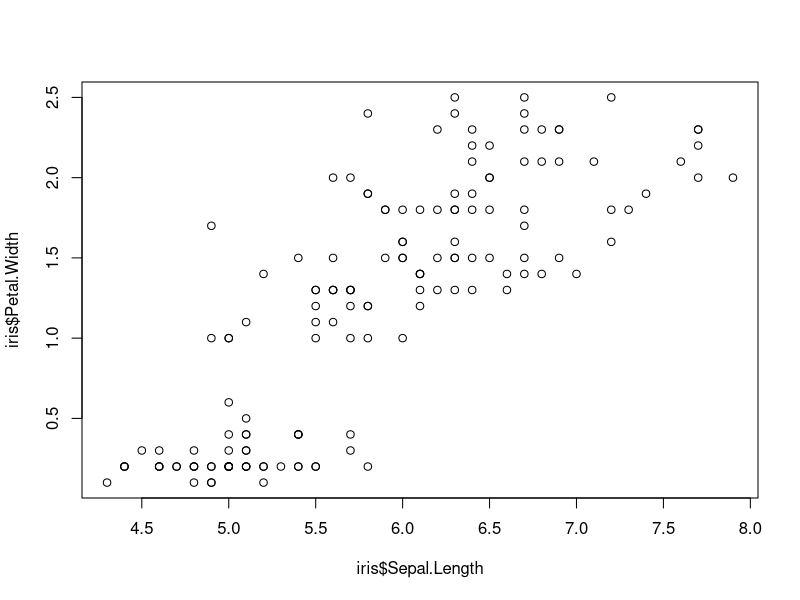
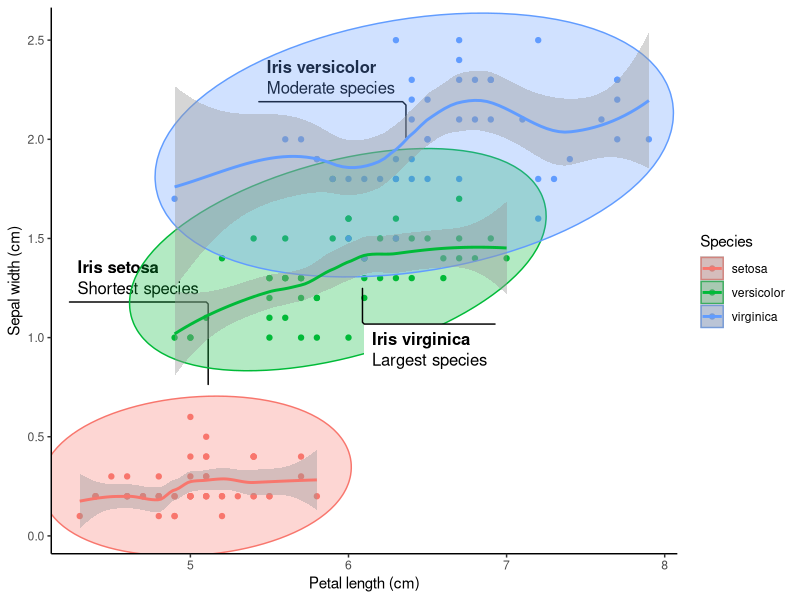
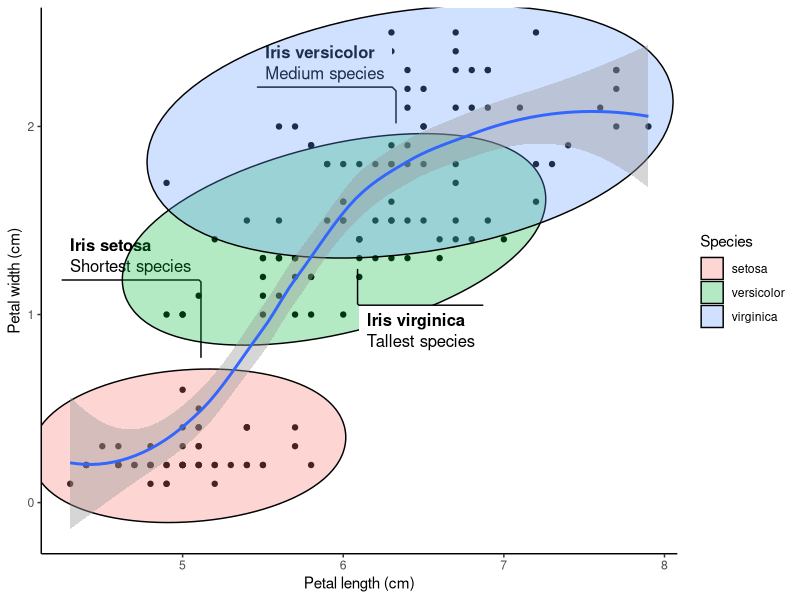
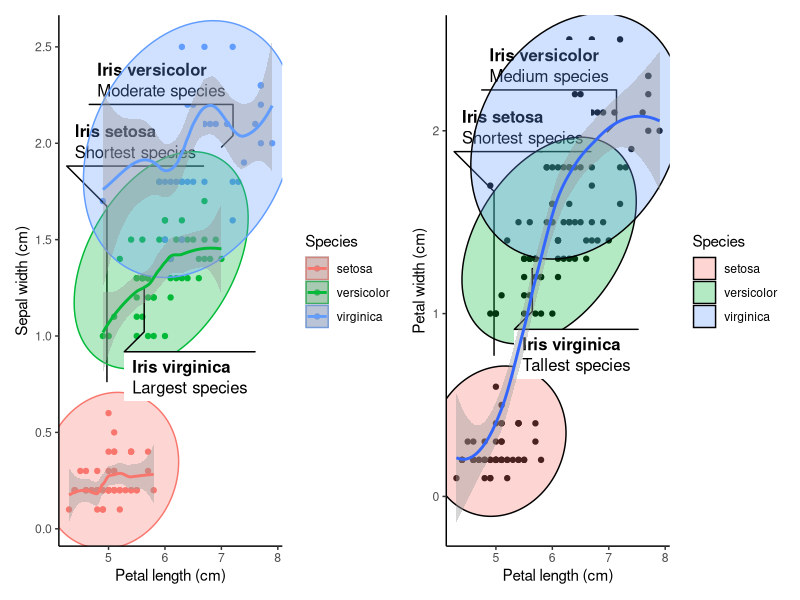
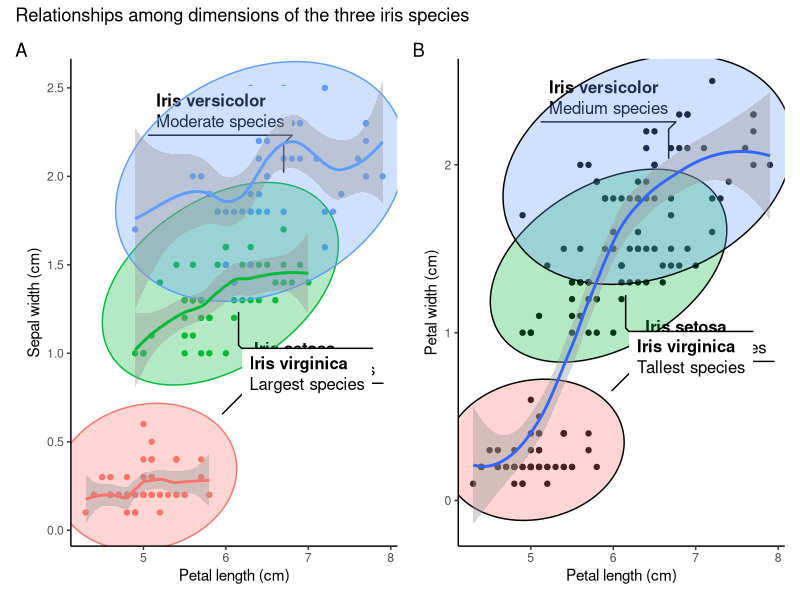
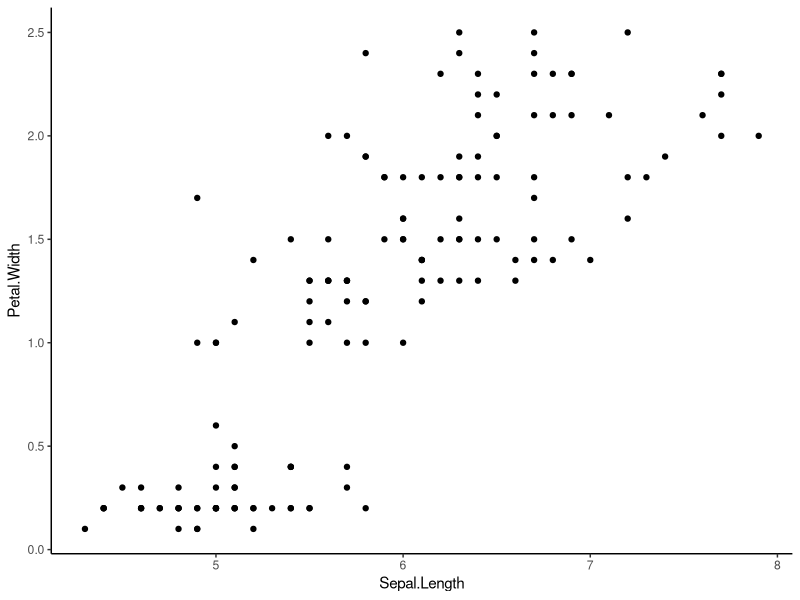
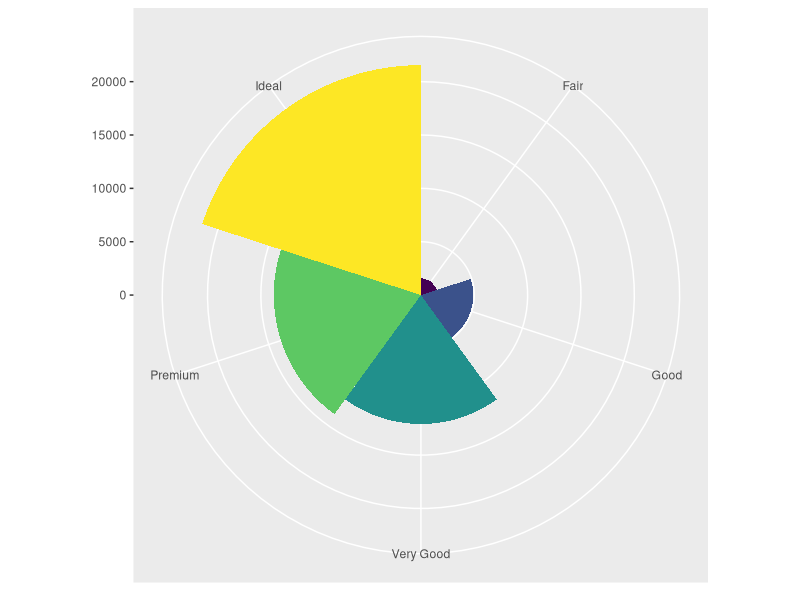
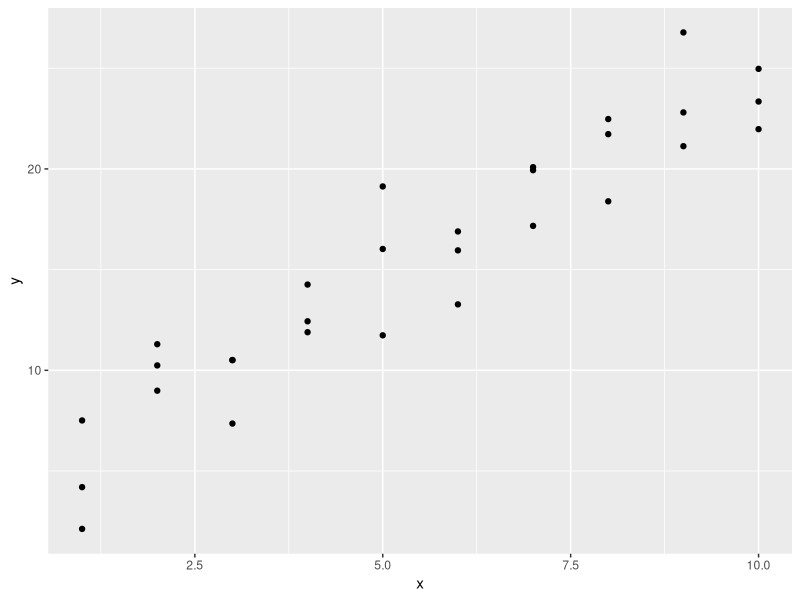

Reproduce these figures in R, in order.
# IRIS PLOT ----

# I will use three packages in this plotting exercise

# Install them in case you still don't have them already

# install.packages("patchwork")
# install.packages("ggforce")
# install.packages("ggplot2")

# Let me load the packages using library() function.

library(modelr)
library(patchwork)
library(ggforce)
library(ggplot2)
library(tidyverse)

str(iris) # Checking the structure of the dataset. Returned in Console.


plot(iris$Sepal.Length, iris$Petal.Width) # Basic plot within the R base.

# Creating the first plot of the iris data.

separate_smooth <- ggplot(data = iris,    # Specifying the data to be plotted.
       mapping = aes(x = Sepal.Length,    # Stating the axes data.
                     y = Petal.Width,
                     color = Species)) +  # Ensuring points are colored by spp.
  geom_point() +                          # Deciding the plotting geometry.
  labs(x = "Petal length (cm)",           # Specifying the axes labels.
       y = "Sepal width (cm)") +
  geom_mark_ellipse(aes(fill = Species,   # Adding ellipses for the spps.
                        filter = Species == "setosa",
                        label = "Iris setosa",
                        description = "Shortest species")) +
  geom_mark_ellipse(aes(fill = Species,
                        filter = Species == "versicolor",
                        label = "Iris versicolor",
                        description = "Moderate species")) +
  geom_mark_ellipse(aes(fill = Species,
                        filter = Species == "virginica",
                        label = "Iris virginica",
                        description = "Largest species")) +
  theme_classic() +                      # Having publication ready background.
  geom_smooth() # Adding smooth line around 95% level on the plot.

separate_smooth # Generates the plot output of the dataset 

# In the above plot, having color within the aes() breakes the data into 
# species-wise groups. Meaning each species group will be smoothed separately.

uniform_smooth <- ggplot(data = iris,
                         mapping = aes(x = Sepal.Length,
                                       y = Petal.Width)) + # Note no color here.
  geom_point() +
  labs(x = "Petal length (cm)",
       y = "Petal width (cm)") +
  geom_mark_ellipse(aes(fill = Species,
                        filter = Species == "setosa",
                        label = "Iris setosa",
                        description = "Shortest species")) +
  geom_mark_ellipse(aes(fill = Species,
                        filter = Species == "versicolor",
                        label = "Iris versicolor",
                        description = "Medium species")) +
  geom_mark_ellipse(aes(fill = Species,
                        filter = Species == "virginica",
                        label = "Iris virginica",
                        description = "Tallest species")) +
  theme_classic() +
  geom_smooth()

uniform_smooth # This is looking cool!

# Avoiding the color parameter in the aes() ensures all species are considered
# together in the subsequent layers arguments. No grouping by species.

# Patchwork package allows for addition of two plots by their object names.
# The addition is so simple, just relying on the plus (+) operator.

combined_plots <- separate_smooth + uniform_smooth # Adding plots.

combined_plots # Even cooler than I thought!
# Now I want to give the plots title and tags or labels to identify them

combined_plots_labeled <- combined_plots +
  plot_annotation(
    title = "Relationships among dimensions of the three iris species", # Title of both plots.
    tag_levels = "A" # Indicates that the plots will be labelled A, B, C etc.
  ) # This makes the first plot to be A and the next to be B. Checking on 
# documentation will help know more arguments in this function.

# Now I want to remove the legends since the species labels are visible

combined_plots_labeled_no_legend <- combined_plots_labeled &
  theme(legend.position = "none") # Removes legends from the plots. I do not 
# need the legends since the species are labeled in the plots.

combined_plots_labeled_no_legend # This will print out the final product.

# Showing that in ggplot2 we can use & instead of plus (+)
library(ggplot2)
attach(iris)

ggplot(data = iris, mapping = aes(x = Sepal.Length, y = Petal.Width)) +
  geom_point() +
  theme_classic()
head(iris)

# I think it has taken me a long time to know this.
# I used ggplot2:: so that I can be sure that the & is supported by ggplot2 and 
# not any other loaded packages such ggforce and patchwork.

ggplot(data = diamonds) +
  geom_bar(mapping = aes(x = cut, fill = cut), show.legend = FALSE, width = 1) +
  theme(aspect.ratio = 1) +
  labs(x = NULL, y = NULL) +
  coord_polar() # coord_flip() can also work well with the data depending on need.
  
# Cool/crazy plot with modelr package.

library(modelr)
options(na.action = na.warn)

ggplot(data = sim1, mapping = aes(x = x, y = y)) +
  geom_point() # There is some visible correlation between the variables

models <- tibble( # Creating some random tibble dataset for plotting.
  a1 = runif(250, -20, 40), # Generates 250 random numbers between -20 and 40
  a2 = runif(250, -5, 5) 
)

min(models$a1)

ggplot(data = sim1, mapping = aes(x = x, y =y)) +
  geom_abline(mapping = aes(intercept = a1, slope = a2),
              data = models, alpha = 1/4) +
  geom_point(col = 'purple', pch = 18, size = 5) +
  labs(x = 'The x-axis', y = 'The y-axis', title = 'Crazy model in deed') +
  theme_classic()
